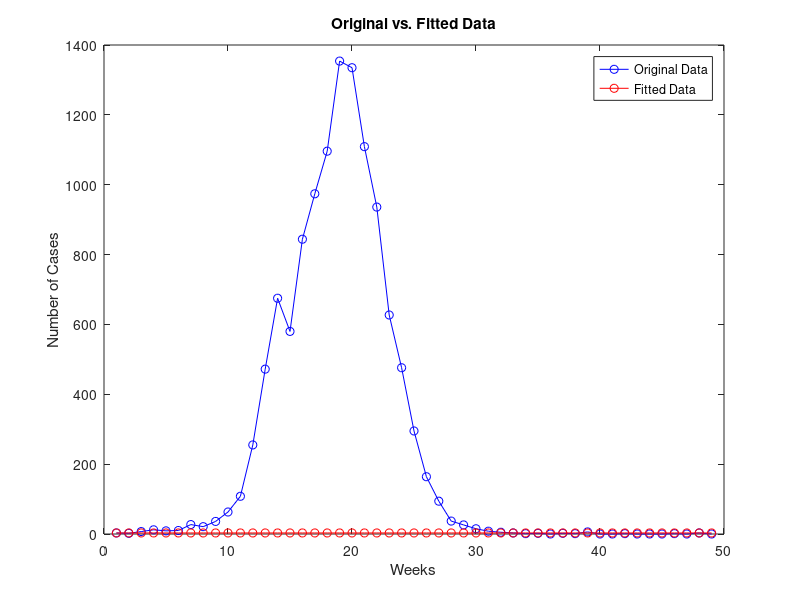

Write the MATLAB code that produced this figure.
clear;
clc;
close all;

weeks = 1:49;
cases = [3, 2, 7, 12, 9, 10, 27, 21, 36, 63, 108, 255, 472, 675, 580, 844, 974, 1096, 1354, 1335, 1109, 936, 627, 476, 295, 164, 94, 37, 26, 15, 8, 5, 3, 1, 2, 0, 2, 1, 6, 0, 0, 1, 0, 0, 0, 1, 0, 3, 0];
N = 157759;

I = cases;
T = 49;
S = N*ones(48,1)-I; % N=S+I keeps unchanged

dt=1;
dS=S(2:T)-S(1:T-1);
dI=I(2:T)-I(1:T-1);


b=[dS;dI]/dt;

SI=S(1:T-1).*I(1:T-1);
I=I(1:T-1);

A=[-SI, I;
    SI, -I];

lambda= pinv(A)*b;

beta = lambda(1);
gamma = lambda(2);

% Calculate fitted values
It = zeros(size(weeks));
It(1) = cases(1);
St = N - It(1);
for t = 2:length(weeks)
    dI = (beta*It(t-1)*St - gamma*It(t-1))*dt;
    It(t) = It(t-1) + dI;
    St = N - It(t);
end

% Plot original and fitted values
figure;
plot(weeks, cases, 'bo-', 'DisplayName', 'Original Data');
hold on;
plot(weeks, It, 'ro-', 'DisplayName', 'Fitted Data');
legend('show');
xlabel('Weeks');
ylabel('Number of Cases');
title('Original vs. Fitted Data');

% Calculate RMSE, MeAE, and MaAE
errors = It - cases';
RMSE = sqrt(mean(errors.^2));
MeAE = mean(abs(errors));
MaAE = max(abs(errors));

fprintf('RMSE: %f\n', RMSE);
fprintf('MeAE: %f\n', MeAE);
fprintf('MaAE: %f\n', MaAE);
